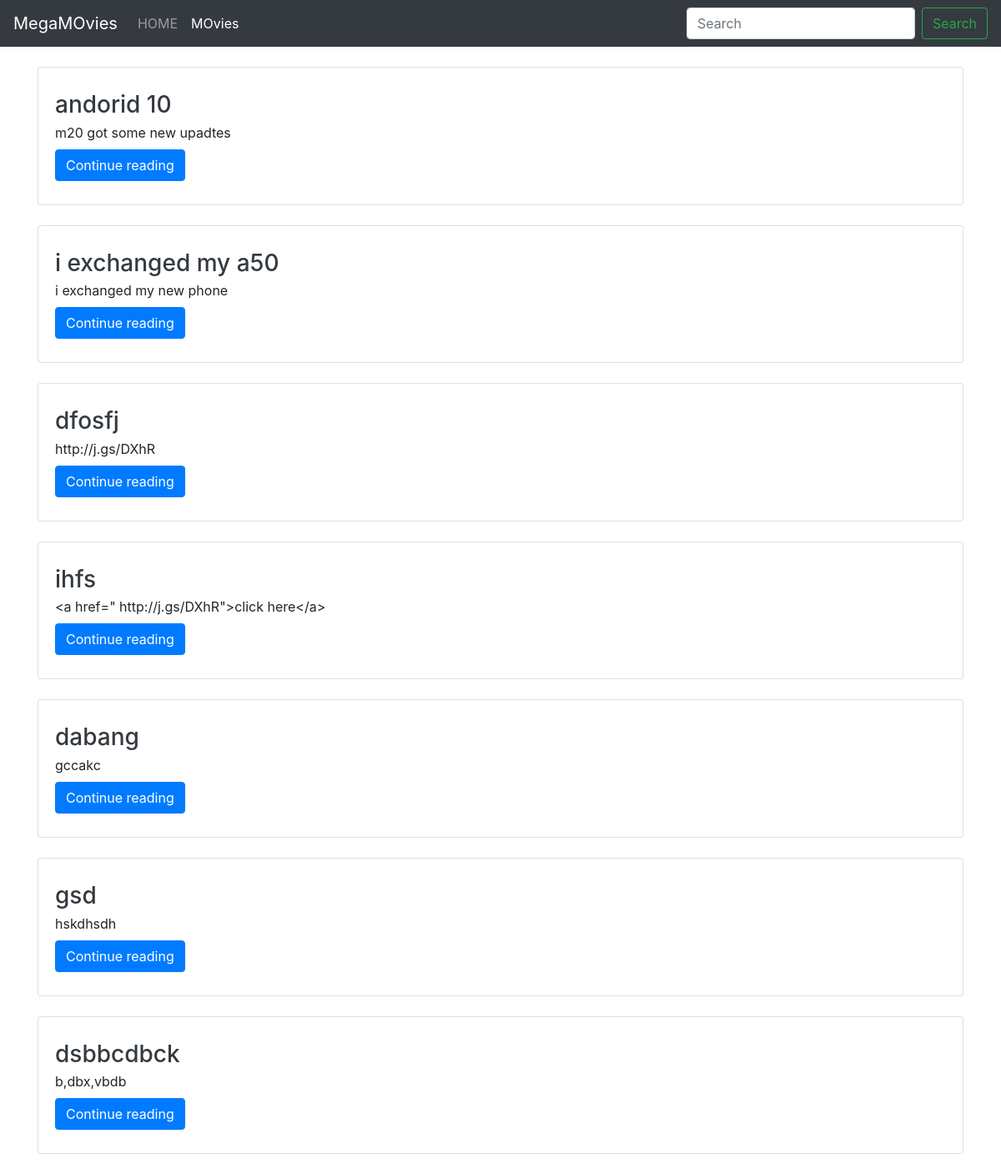
Screenshot of /blog/ with the database file from the repository.
### blog/models.py (models this page shows, shortened)
class Post(models.Model):
    sno=models.AutoField(primary_key=True)
    title=models.CharField(max_length=255)
    slug=models.CharField(max_length=255)
    content=models.TextField()
    link=models.TextField()
    image=models.FileField(upload_to='static')
    timestamp=models.DateTimeField(  blank= True)

### blog/views.py (the view)
# urls.py: path('', views.bloghome, name='bloghome'),
def bloghome(request):
    allpost=Post.objects.all()
    context={'allpost':allpost}
    return render(request,'blog/bloghome.html',context)

### templates/blog/bloghome.html (shortened to what this page needs)
{% extends 'base.html'%}
{%block blogactive %}active{% endblock blogactive%}
{% block body%}
<div class="container my-4">
  {% for post in allpost  %}
        <div class="card flex-md-row mb-4 box-shadow h-md-250">
            <div class="card-body d-flex flex-column align-items-start">
              <h3 class="mb-0">
                <a class="text-dark" href="#">{{post.title}}</a>
              </h3>
              <p class="card-text mb-auto">{{post.content | truncatechars:300}}</p>
            <div class="my-2">
                 <a  role=" button" class="btn btn-primary" href="/blog/{{post.slug}}">Continue reading</a>
               </div>
            </div>
          </div>
  {% endfor %}
</div>
{%endblock body%}

### templates/base.html (shortened to what this page needs)
<!DOCTYPE html>
<html lang="en">
<head>
    <link rel="stylesheet" href="https://stackpath.bootstrapcdn.com/bootstrap/4.4.1/css/bootstrap.min.css">
</head>
<body>
    <nav class="navbar navbar-expand-lg navbar-dark bg-dark">
        <a class="navbar-brand" href="/">MegaMOvies</a>
        <div class="collapse navbar-collapse" id="navbarSupportedContent">
          <ul class="navbar-nav mr-auto">
            <li class="nav-item {%block homeactive %} {% endblock homeactive%}">
              <a class="nav-link" href="/">HOME<span class="sr-only">(current)</span></a>
            </li>
              <li class="nav-item {%block blogactive %} {% endblock blogactive%}">
                <a class="nav-link " href="/blog">MOvies</a>
              </li>
              </ul>
              <form method="get" action="/search" class="form-inline my-2 my-lg-0">
                <input class="form-control mr-sm-2" type="search" placeholder="Search" name="query" id="query" aria-label="Search">
                <button class="btn btn-outline-success my-2 my-sm-0" type="submit">Search</button>
              </form>
        </div>
      </nav>
</body>
{% block body%}
  {% endblock body%}
</html>

### rows the page displays
Post: title "andorid 10", content "m20 got some new upadtes"
Post: title "i exchanged my a50", content "i exchanged my new phone"
Post: title "dfosfj", content "http://j.gs/DXhR"
Post: title "ihfs", content "<a href=\" http://j.gs/DXhR\">click here</a>"
Post: title "dabang", content "gccakc"
Post: title "gsd", content "hskdhsdh"
Post: title "dsbbcdbck", content "b,dbx,vbdb"
